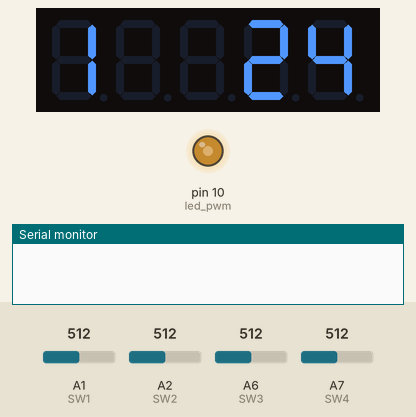
Simulated run of this sketch. Board: Arduino Nano, built with avr-gcc and run on an emulated ATmega328P. Shown: 5-digit seven-segment display, output pins drawn as LEDs (lit = HIGH), the last lines printed to the serial monitor. Wiring (inferred from the names in the program): 5-digit 7-segment display, segments lit when LOW: segments pin 7, pin 5, pin 6, pin 12, pin 11, pin 9, pin 8; digit selects pin 4, pin 3, pin 2, pin 13, A0. The test bench sets the inputs (shaded band); at power-on: A2 (SW2) = 512, A6 (SW3) = 512, A1 (SW1) = 512, A7 (SW4) = 512. The local clock reads 2024-03-15 10:24:30 at power-on unless the sketch sets it; EEPROM starts erased; the segment pins are drawn as the display they are named for; pins used as bus, display or sensor lines are not drawn.

Above: at 1.2 s.
1.3 s: A2 (SW2) set to 490
At 3.9 s:
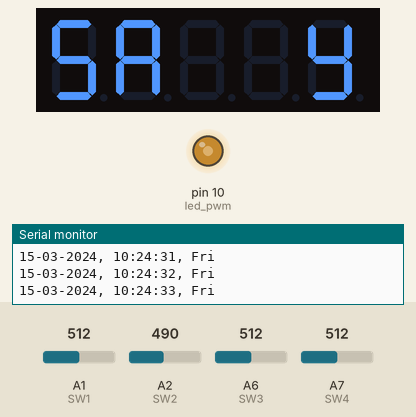
5.0 s: A6 (SW3) set to 493
At 6.76 s:
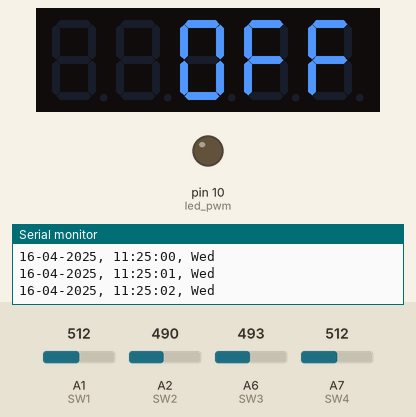
8.5 s: A2 (SW2) set to 510
At 9.85 s:
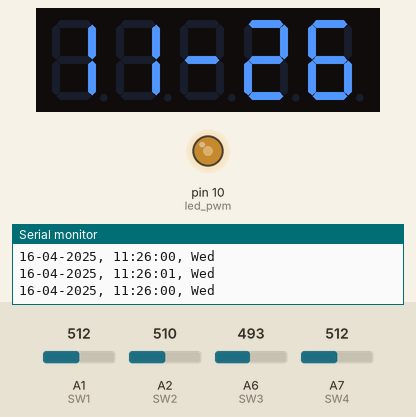
10.8 s: A1 (SW1) set to 488
At 12.72 s:
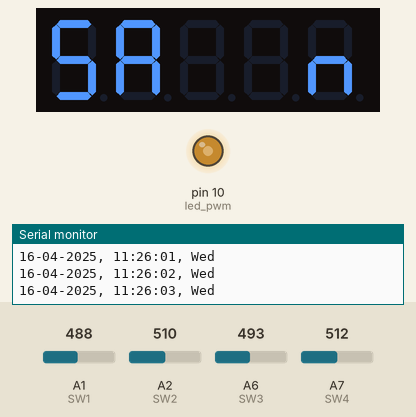
14.3 s: A7 (SW4) set to 490
At 15.6 s:
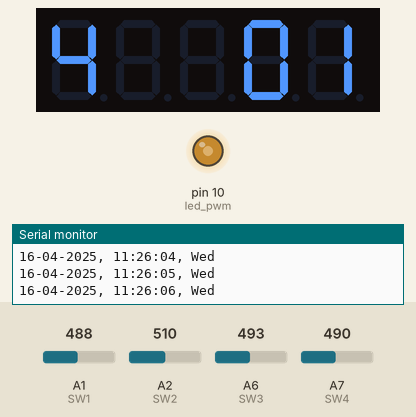
15.8 s: A7 (SW4) set to 510
At 18.03 s:
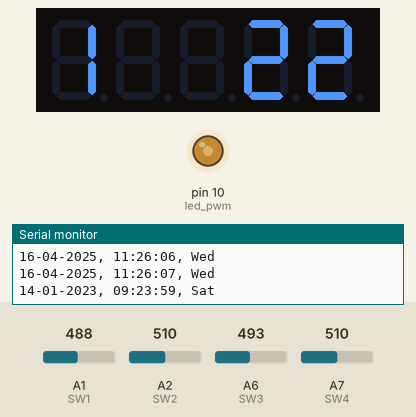
Timing chart, 0 to 19.5 s (numbered marks = the images above; inputs shaded):
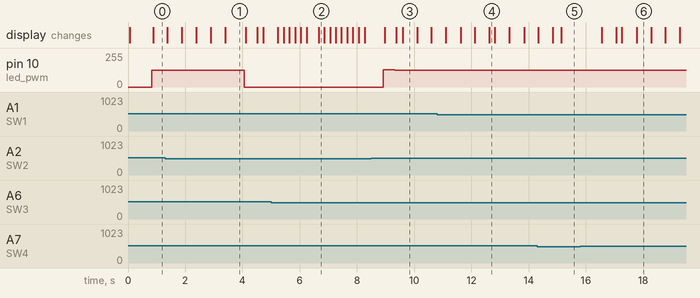

The sketch:

dkrtc_DS3231.ino
```cpp
/*
 http://forum.rcl-radio.ru/viewtopic.php?id=87&p=5
 http://rcl-radio.ru/?p=67405
 https://oshwlab.com/allexsemenow/iv-6-clock_copy
 v.0 - changed for DS3231 by niq_ro (Nicu FLORICA)
*/

#define ADDR_INIT 6    // Адрес для проверки
#define INIT_KEY 15    // Ключ проверки на первый запуск
#define ADDR_YRKOST 0  // Адрес хранения значения яркости
#define ADDR_SVET 2    // Адрес хранения состояния подсветки
#define PERIOD 1000

#include "MsTimer2.h"  // // http://rcl-radio.ru/wp-content/uploads/2018/11/MsTimer2.zip
#include <EEPROM.h>
#include <Wire.h>
#include <iarduino_RTC.h>  // https://github.com/tremaru/iarduino_RTC
//iarduino_RTC watch(RTC_DS1302, A4, A3, A5);  // RST, CLK, DAT
iarduino_RTC watch(RTC_DS3231);
int an, segm, times, i, ss, mm, hh;
int dp;
byte a[5];  // масив содержащий выводимую на индикаторы информацию
int menu, year, month, day, hour, minute, second, weekday, w, w2, save_t;
int menu_svet, svet_state, brightness, svet, w3;
uint32_t timer = 0;
int led_pwm = 10;
int dps;
///////////// Управляющие сетки ВЛИ/////////////////////////
int grids_HL1 = 4;
int grids_HL2 = 3;
int grids_HL3 = 2;
int grids_HL4 = 13;
int grids_HL5 = A0;
////////////////////////// Сегменты ВЛИ////////////////////////
int SEG_A = 7;
int SEG_B = 5;
int SEG_C = 6;
int SEG_D = 12;
int SEG_E = 11;
int SEG_F = 9;
int SEG_G = 8;
//////////////////////////////////// Кнопки //////////////////////
int SW1 = A1;
int SW2 = A2;
int SW3 = A6;
int SW4 = A7;

void setup() {
  watch.begin();  // Инициируем работу с модулем.
  MsTimer2::set(2, to_Timer);
  MsTimer2::start();
  Serial.begin(9600);
  //Serial.end();  // Отключаем последовательный порт

  if (EEPROM.read(ADDR_INIT) != INIT_KEY) {  // проверка на первый запуск
    EEPROM.put(ADDR_INIT, INIT_KEY);
    EEPROM.put(ADDR_YRKOST, 50);  // значение яркости по умолчанию
    EEPROM.put(ADDR_SVET, 1);  // состояние подвсетки по умолчанию
  }

  //////////////////////// Настройка выводов микроконтроллера////////////////
  pinMode(grids_HL1, OUTPUT);
  pinMode(grids_HL2, OUTPUT);
  pinMode(grids_HL3, OUTPUT);
  pinMode(grids_HL4, OUTPUT);
  pinMode(grids_HL5, OUTPUT);
  pinMode(SEG_A, OUTPUT);
  pinMode(SEG_B, OUTPUT);
  pinMode(SEG_C, OUTPUT);
  pinMode(SEG_D, OUTPUT);
  pinMode(SEG_E, OUTPUT);
  pinMode(SEG_F, OUTPUT);
  pinMode(SEG_G, OUTPUT);
  pinMode(SW1, INPUT);
  pinMode(SW2, INPUT);
  pinMode(SW3, INPUT);
  pinMode(SW4, INPUT);
  pinMode(led_pwm, OUTPUT);  // подсветка ламп

  /*  Назначение кнопок:
      SW4 --- set - при однократном нажатии активируется режим корректировки минут(1), далее нажимая set - часы(2), день(3), месяц(4) и год(5)
      SW3 --- +/sec - при нажатии и удержании кнопки должны отображаться секунды "S_31"
      SW2 --- -/day - при нажатии и удержании кнопки должна отображаться дата
      SW1 --- light - при однократном нажатии меню включения/отключения подсветки, далее меню настройки яркости
  */
  watch.gettime();
  year = watch.year;  // текущее время перенос в переменные коррекции времени
  month = watch.month;
  day = watch.day;
  hour = watch.Hours;
  minute = watch.minutes;

  EEPROM.get(ADDR_YRKOST, brightness);  // Чтение значения яркости подсветки
  EEPROM.get(ADDR_SVET, svet_state);  // Чтение значения состояния подсветки
}
void loop() {
  // Опрос времени
  if (millis() - timer >= PERIOD) {
    dps=1;
    if (dp != dps){
      dp=1;} else {dp=0;}
    watch.gettime();
    hh = watch.Hours;  // Часы - hours
    mm = watch.minutes;  // Минуты - minutes
    ss = watch.seconds;  // Секунды - seconds
    Serial.println(watch.gettime("d-m-Y, H:i:s, D"));  // Выводим время. - display the time
    do {
      timer += PERIOD;
      if (timer < PERIOD) break;  // переполнение uint32_t - overflow 4,294,967,295
    } while (timer < millis() - PERIOD); // защита от пропуска шага
  } else {dps=0;}

   if (analogRead(SW4) > 500 && menu_svet == 0) {  // Вход в меню корректировки - Enter the adjustment menu
    menu++; delay(200); if (menu > 6 && save_t == 1) {menu = 0;w = 1;}  // Выход с изменением настроек времени - Exit with the time settings changed
                        if (menu > 6 && save_t == 0) {menu = 0;w = 0;};}// Выход без изменения настроек времени - Exit without changing time settings
  // Вход в меню настройки подсветки и выход с сохранением в ЭСППЗУ
  if (analogRead(SW1) > 500 && menu == 0) {menu_svet++;delay(200); if (menu_svet > 2) {menu_svet = 0;w3 = 1;};}
  ///////////////////////////// Время/////////////////////////////
  if (menu == 0 && w2 == 0 && menu_svet == 0) {times = hh*100+mm;
    a[0] = times / 1000;
    a[1] = times / 100 % 10;
    if (dp == 1) {  // Мигающее тире разделителяющее минуты и секунды
      a[2] = 18;
    } else {
      a[2] = 10;}
    a[3] = times / 10 % 10;
    a[4] = times % 10 % 10;
  }
  w2 = 0;

  ////////////////// вывод секунд - нажать и удерживать кнопку +/sec //////
  if (analogRead(SW3) > 500 && menu == 0 && menu_svet == 0) {
    w2 = 1; times = ss;
    a[0] = 11;
    a[1] = 10;
    a[2] = 10;
    a[3] = times / 10;
    a[4] = times % 10;
  }

  ////////////////////////// Коррекция минут//////////////////////////
  if (menu == 1) {
    if (analogRead(SW3) > 500 ) {minute++;delay(300);if (minute > 59) {minute = 0;}}
    if (analogRead(SW2) > 500 ) {minute--;delay(300);if (minute < 0) {minute = 0;}}
    times = minute;
    a[0] = 1;
    a[1] = 10;
    a[2] = 10;
    a[3] = times / 10;
    a[4] = times % 10;}

  /////////////////////////// Коррекция часов///////////////////////////
  if (menu == 2) {
    if (analogRead(SW3) > 500 ) {hour++;delay(300);if (hour > 23) {hour = 0;}}
    if (analogRead(SW2) > 500 ) {hour--;delay(300);if (hour < 0) {hour = 0;}}
    times = hour;
    a[0] = 2;
    a[1] = 10;
    a[2] = 10;
    a[3] = times / 10;
    a[4] = times % 10;}

  //////////////////////////// Коррекция даты//////////////////////////////
  if (menu == 3) {
    if (analogRead(SW3) > 500 ) {day++;delay(300);if (day > 31) {day = 0;}}
    if (analogRead(SW2) > 500 ) {day--;delay(300);if (day < 0) {day = 0;}}
    times = day;
    a[0] = 3;
    a[1] = 10;
    a[2] = 10;
    a[3] = times / 10;
    a[4] = times % 10;}

  ////////////////////////// Коррекция месяца /////////////////
  if (menu == 4) {
    if (analogRead(SW3) > 500 ) {month++;delay(300);if (month > 12) {month = 1;}}
    if (analogRead(SW2) > 500 ) {month--;delay(300);if (month < 1) {month = 1;}}
    times = month;
    a[0] = 4;
    a[1] = 10;
    a[2] = 10;
    a[3] = times / 10;
    a[4] = times % 10;}

  ///////////////////////////// Коррекция года ////////////////////////
  if (menu == 5) {
    if (analogRead(SW3) > 500 ) {year++;delay(300);if (year > 99) {year = 19;}}
    if (analogRead(SW2) > 500 ) {year--;delay(300);if (year < 19) {year = 19;}}
    times = year;
    a[0] = 5;
    a[1] = 10;
    a[2] = 10;
    a[3] = times / 10 % 10;
    a[4] = times % 10;}

  ///////Запрос на сохранение изменений корректировки времени////////
  if (menu == 6) {
    if (analogRead(SW3) > 500 ) {save_t++;delay(300);if (save_t > 1) {save_t = 0;}}
    if (analogRead(SW2) > 500 ) {save_t--;delay(300);if (save_t < 0) {save_t = 1;}}
    if (save_t == 1) {
      a[0] = 11;
      a[1] = 17;
      a[2] = 10;
      a[3] = 10;
      a[4] = 16;}
    if (save_t == 0) {
      a[0] = 11;
      a[1] = 17;
      a[2] = 10;
      a[3] = 10;
      a[4] = 14;}}

  if (w==1) {  // Сохранение времени при флаге w==1
    watch.settime(59,minute,hour,day,month,year,weekday);  // 59  сек, 52 мин, 22 часа, 2, мая, 2021 года, воскресенье
    w=0;
  }
  ///////////////////// Включение/выключение подсветки//////////////////
  if (menu_svet == 1) {
    if (analogRead(SW3) > 500 ) {svet_state++;delay(300);if (svet_state > 1) {svet_state = 0;}}
    if (analogRead(SW2) > 500 ) {svet_state--;delay(300);if (svet_state < 0) {svet_state = 1;}}
    if (svet_state == 1) {
      a[0] = 10;
      a[1] = 10;
      a[2] = 10;
      a[3] = 0;
      a[4] = 14;}
    if (svet_state == 0) {
      a[0] = 10;
      a[1] = 10;
      a[2] = 0;
      a[3] = 13;
      a[4] = 13;}}

  ////////////////////// Настройка яркости подсветки ////////////////
  if (menu_svet == 2) {
    if (analogRead(SW3) > 500 ) {brightness++;delay(200);if (brightness > 100) {brightness = 100;}}
    if (analogRead(SW2) > 500 ) {brightness--;delay(200);if (brightness < 0) {brightness = 0;}}
    times = brightness;
    a[0] = 15;
    a[1] = 10;
    if (times == 100) {
      a[2] = 1;
    } else {
      a[2] = 10;
    }
    if (times > 9) {
      a[3] = times / 10 % 10;
    } else {
      a[3] = 10;
    }
    a[4] = times % 10;
  };

  svet = brightness * 2.55;
  if (svet_state == 1) {
    analogWrite(led_pwm, svet);
  } else {
    digitalWrite(led_pwm, LOW);
  }

  if (w3 == 1) {  // Сохранение настроек в ЭСППЗУ при флаге w3==1
    EEPROM.put(ADDR_YRKOST, brightness); EEPROM.put(ADDR_SVET, svet_state);
    w3 = 0;
  }
}  // loop

void to_Timer() {
  switch (i) {
    case 0: cl(); segm = a[0]; an = 0; anod(); segment(); break;
    case 1: cl(); segm = a[1]; an = 1; anod(); segment(); break;
    case 2: cl(); segm = a[2]; an = 2; anod(); segment(); break;
    case 3: cl(); segm = a[3]; an = 3; anod(); segment(); break;
    case 4: cl(); segm = a[4]; an = 4; anod(); segment(); break;
  } i++; if (i > 4) {i = 0;};}

void segment() {
  switch (segm) {

    case 0:  ch(SEG_A, 0); ch(SEG_B, 0); ch(SEG_C, 0); ch(SEG_D, 0); ch(SEG_E, 0); ch(SEG_F, 0); ch(SEG_G, 1); break; // 0
    case 1:  ch(SEG_A, 1); ch(SEG_B, 0); ch(SEG_C, 0); ch(SEG_D, 1); ch(SEG_E, 1); ch(SEG_F, 1); ch(SEG_G, 1); break; // 1
    case 2:  ch(SEG_A, 0); ch(SEG_B, 0); ch(SEG_C, 1); ch(SEG_D, 0); ch(SEG_E, 0); ch(SEG_F, 1); ch(SEG_G, 0); break; // 2
    case 3:  ch(SEG_A, 0); ch(SEG_B, 0); ch(SEG_C, 0); ch(SEG_D, 0); ch(SEG_E, 1); ch(SEG_F, 1); ch(SEG_G, 0); break; // 3
    case 4:  ch(SEG_A, 1); ch(SEG_B, 0); ch(SEG_C, 0); ch(SEG_D, 1); ch(SEG_E, 1); ch(SEG_F, 0); ch(SEG_G, 0); break; // 4
    case 5:  ch(SEG_A, 0); ch(SEG_B, 1); ch(SEG_C, 0); ch(SEG_D, 0); ch(SEG_E, 1); ch(SEG_F, 0); ch(SEG_G, 0); break; // 5
    case 6:  ch(SEG_A, 0); ch(SEG_B, 1); ch(SEG_C, 0); ch(SEG_D, 0); ch(SEG_E, 0); ch(SEG_F, 0); ch(SEG_G, 0); break; // 6
    case 7:  ch(SEG_A, 0); ch(SEG_B, 0); ch(SEG_C, 0); ch(SEG_D, 1); ch(SEG_E, 1); ch(SEG_F, 1); ch(SEG_G, 1); break; // 7
    case 8:  ch(SEG_A, 0); ch(SEG_B, 0); ch(SEG_C, 0); ch(SEG_D, 0); ch(SEG_E, 0); ch(SEG_F, 0); ch(SEG_G, 0); break; // 8
    case 9:  ch(SEG_A, 0); ch(SEG_B, 0); ch(SEG_C, 0); ch(SEG_D, 0); ch(SEG_E, 1); ch(SEG_F, 0); ch(SEG_G, 0); break; // 9
    case 10: ch(SEG_A, 1); ch(SEG_B, 1); ch(SEG_C, 1); ch(SEG_D, 1); ch(SEG_E, 1); ch(SEG_F, 1); ch(SEG_G, 1); break; // ПУСТО
    case 11: ch(SEG_A, 0); ch(SEG_B, 1); ch(SEG_C, 0); ch(SEG_D, 0); ch(SEG_E, 1); ch(SEG_F, 0); ch(SEG_G, 0); break; // S
    case 12: ch(SEG_A, 1); ch(SEG_B, 1); ch(SEG_C, 1); ch(SEG_D, 0); ch(SEG_E, 0); ch(SEG_F, 0); ch(SEG_G, 0); break; // t
    case 13: ch(SEG_A, 0); ch(SEG_B, 1); ch(SEG_C, 1); ch(SEG_D, 1); ch(SEG_E, 0); ch(SEG_F, 0); ch(SEG_G, 0); break; // F
    case 14: ch(SEG_A, 1); ch(SEG_B, 1); ch(SEG_C, 0); ch(SEG_D, 1); ch(SEG_E, 0); ch(SEG_F, 1); ch(SEG_G, 0); break; // n
    case 15: ch(SEG_A, 1); ch(SEG_B, 1), ch(SEG_C, 1); ch(SEG_D, 0); ch(SEG_E, 0); ch(SEG_F, 0); ch(SEG_G, 1); break; // L
    case 16: ch(SEG_A, 1); ch(SEG_B, 0); ch(SEG_C, 0); ch(SEG_D, 0); ch(SEG_E, 1); ch(SEG_F, 0); ch(SEG_G, 0); break; // y
    case 17: ch(SEG_A, 0); ch(SEG_B, 0); ch(SEG_C, 0); ch(SEG_D, 1); ch(SEG_E, 0); ch(SEG_F, 0); ch(SEG_G, 0); break; // A
    case 18: ch(SEG_A, 1); ch(SEG_B, 1); ch(SEG_C, 1); ch(SEG_D, 1); ch(SEG_E, 1); ch(SEG_F, 1); ch(SEG_G, 0); break; // -
  }
}
void anod() {
  switch (an) {
    case 0: ch(grids_HL1, 0); ch(grids_HL2, 1); ch(grids_HL3, 1); ch(grids_HL4, 1); ch(grids_HL5, 1); break;
    case 1: ch(grids_HL1, 1); ch(grids_HL2, 0); ch(grids_HL3, 1); ch(grids_HL4, 1); ch(grids_HL5, 1); break;
    case 2: ch(grids_HL1, 1); ch(grids_HL2, 1); ch(grids_HL3, 0); ch(grids_HL4, 1); ch(grids_HL5, 1); break;
    case 3: ch(grids_HL1, 1); ch(grids_HL2, 1); ch(grids_HL3, 1); ch(grids_HL4, 0); ch(grids_HL5, 1); break;
    case 4: ch(grids_HL1, 1); ch(grids_HL2, 1); ch(grids_HL3, 1); ch(grids_HL4, 1); ch(grids_HL5, 0); break;
  }
}

void cl() {
  segm = 10;
  an = 0; segment(); anod();
  an = 1; segment(); anod();
  an = 2; segment(); anod();
  an = 3; segment(); anod();
  an = 4; segment(); anod();
}

void ch(int pin, int logic) {digitalWrite(pin, logic);}
```

Measured:
- the behaviour switches between 501 and 500 on A2 (SW2) (found by bisection; images 0 and 1)
- the behaviour switches between 501 and 500 on A6 (SW3) (found by bisection; images 1 and 2)
- the behaviour switches between 501 and 500 on A1 (SW1) (found by bisection; images 3 and 4)
- after the input at 1.3 s, pin 10 (led_pwm): 127/255 → 0/255 after 2.8 s
- after the input at 5.0 s, pin 10 (led_pwm): stays 0/255 (without the input it goes to 130/255 after 3.4 s)
- after the input at 8.5 s, pin 10 (led_pwm): 0/255 → 130/255 after 0.43 s, → 127/255 0.40 s later; the display: first changes after 0.48 s (image 3 shows a later state)
- after the input at 10.8 s, pin 10 (led_pwm): stays 127/255 (without the input it goes to 0/255 after 2.5 s)
- after the input at 15.8 s, the display: first changes after 0.76 s (image 6 shows a later state)
